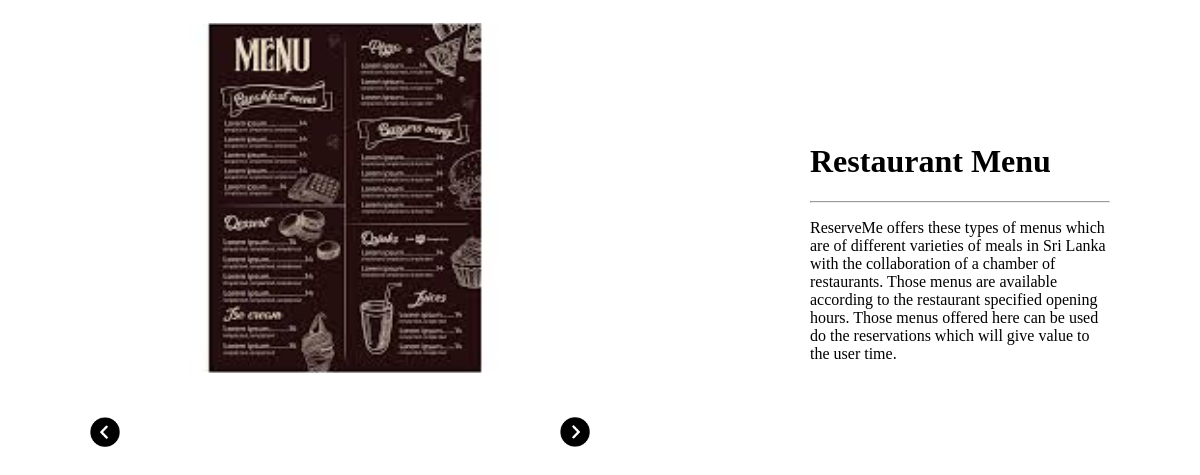
The app's page /users/customer/hall_view/menu.php?res_id=22, older data.
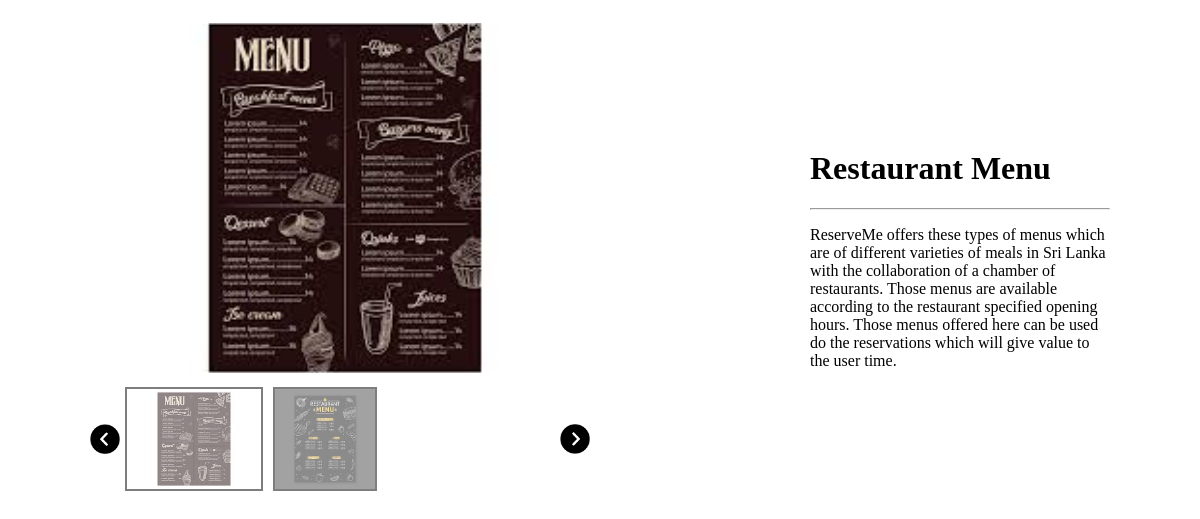
The same page, newer data.
### tables this page shows
CREATE TABLE `restaurant` (
  `res_id` int(10) NOT NULL,
  `res_name` varchar(100) NOT NULL,
  `res_email` varchar(100) NOT NULL,
  `res_add_line1` varchar(255) NOT NULL,
  `res_add_line2` varchar(255) NOT NULL,
  `city` varchar(255) NOT NULL,
  `res_location` varchar(255) NOT NULL,
  `res_tel` varchar(12) NOT NULL,
  `res_image` varchar(255) NOT NULL,
  `res_menu` varchar(255) NOT NULL,
  `res_password` varchar(255) NOT NULL,
  `preorder_available` varchar(11) NOT NULL,
  `res_rate` double NOT NULL,
  `no_of_rates` int(11) NOT NULL,
  `active_status` int(1) NOT NULL
);

CREATE TABLE `menu` (
  `res_id` int(10) NOT NULL,
  `menu_id` int(10) NOT NULL,
  `menu_image` varchar(255) NOT NULL
);

### users/customer/hall_view/menu.php (the view, shortened to what this page needs)
<?php include('../../../includes/connection.php'); ?>
<!DOCTYPE html>
<html>
<head>
    <link href="../../../css/menu_floorplan.css" rel="stylesheet" type="text/css"/>
</head>
<body>
	<div id="content-wrapper">
		<div class="column1">
			<?php
				if(isset($_GET['res_id'])){
					$sql = "SELECT * FROM restaurant WHERE res_id = ".$_GET['res_id'];
					$resultProduct = mysqli_query($connection,$sql);
					while($rowProduct  = mysqli_fetch_assoc($resultProduct)){
						echo"<img id=\"featured\" class=\"thumbnail active\" src= \"../../../images/restaurant/{$rowProduct['res_id']}/menu/1.jpg\">";
					}
				}
			?>
			<div id="slide-wrapper" >
				<img id="slideLeft" class="arrow" src="../../../images/arrow-left.png">
				<div id="slider">
					<?php
						if(isset($_GET['res_id'])){
							$retriewMenu = "SELECT * FROM menu WHERE res_id = ".$_GET['res_id'];
							$resultMenu = mysqli_query($connection,$retriewMenu);
							while($rowProduct  = mysqli_fetch_assoc($resultMenu)){
								echo"<img class=\"thumbnail\" src= \"../../../images/restaurant/{$rowProduct['res_id']}/menu/{$rowProduct['menu_id']}.jpg\">";
							}
						}
					?>
				</div>
				<img id="slideRight" class="arrow" src="../../../images/arrow-right.png">
			</div>
		</div>
		<div class="column2">
			<h1>Restaurant Menu</h1>
			<hr>
			<p>ReserveMe offers these types of  menus which are of different varieties of meals in Sri Lanka with the collaboration of a chamber of restaurants. Those menus are available according to the restaurant specified opening hours. Those menus offered here can be used do the reservations which will give value to the user time.</p>
		</div>
	</div>
</body>
</html>

Row changes from the older to the newer data that the page shows:
added menu: shows a picture
added menu: shows a picture
